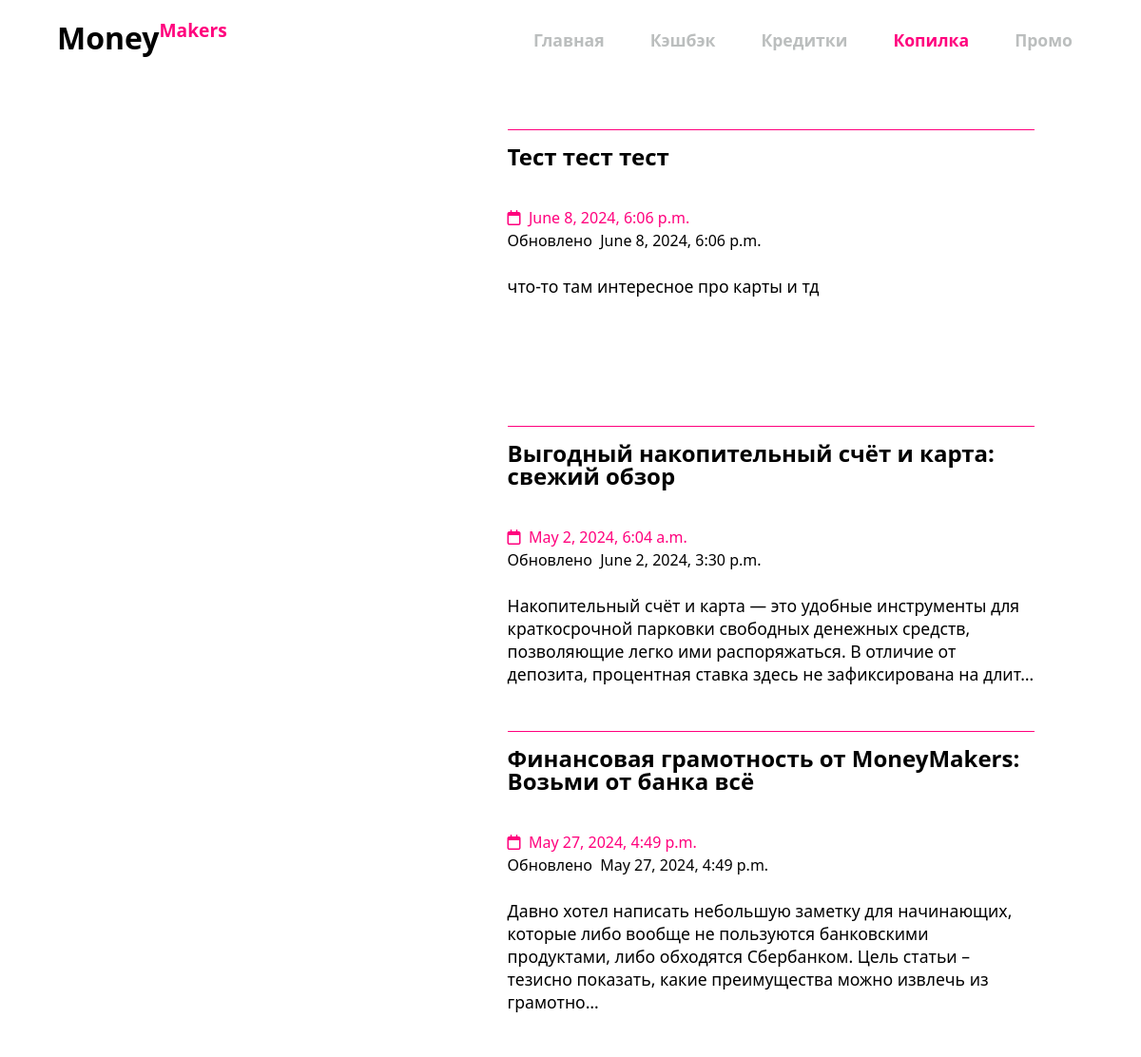
Page /savings (upper part) on the earlier database version.
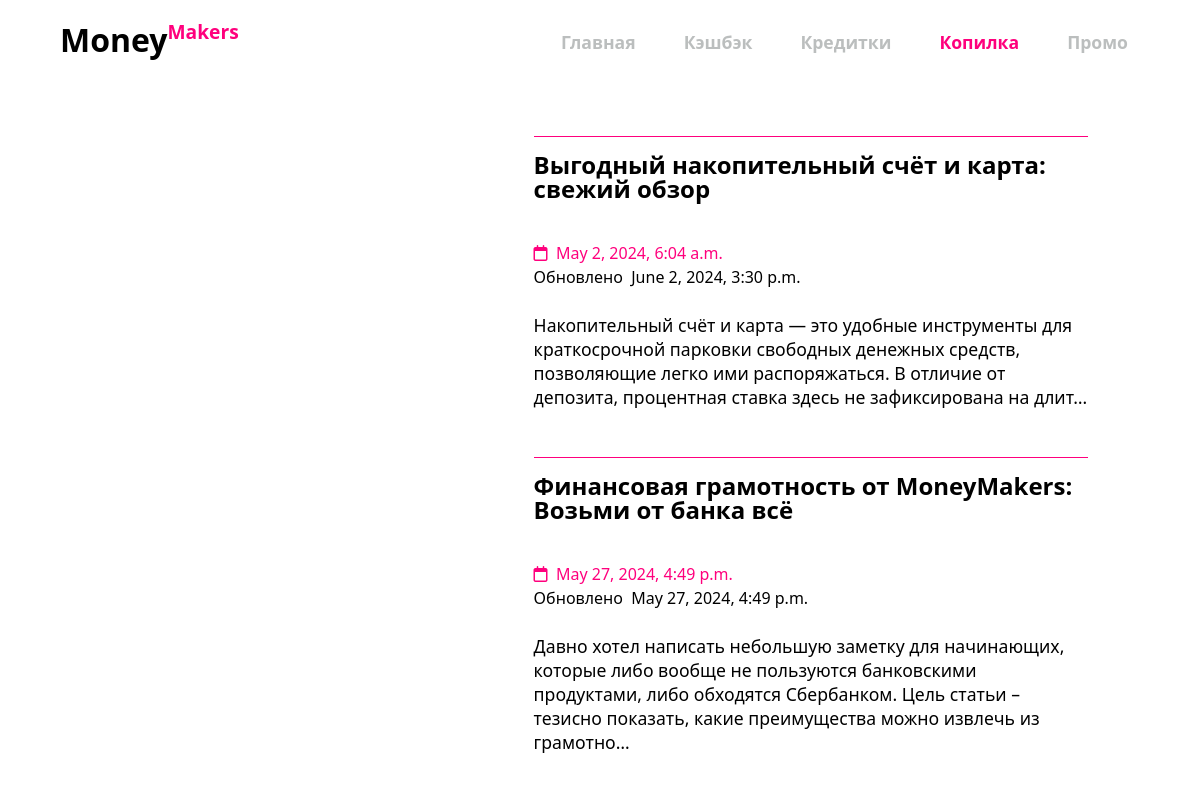
Same page on the later database version.
### main/models.py (models this page shows, shortened)
class Articles(models.Model):
    credit = 'credit'
    debit = 'debit'
    savings = 'savings'
    CATEGORIES = [(credit, 'Кредитки'), (debit, 'Дебетухи'), (savings, 'Накопилка')]
    title = models.CharField(max_length=255)
    category = models.CharField(max_length=50, choices=CATEGORIES, blank=False)
    content = models.TextField()
    photo = models.ImageField(upload_to="images")
    time_create = models.DateTimeField(auto_now_add=True)
    time_update = models.DateTimeField(auto_now_add=True)
    likes_amount = models.IntegerField(default=0)
    comments_amount = models.IntegerField(default=0)
    class Meta:
        verbose_name = 'Article'
        verbose_name_plural = 'Articles'

### main/views.py (the view)
# urls.py: path('savings', views.savings, name='savings'),
def savings(request):
    context = {
        'articles': Articles.objects.filter(category='savings').order_by('-time_update'),
    }
    return render(request, 'main/savings.html', context)

### main/templates/main/savings.html (shortened to what this page needs)
{% extends 'main/layout.html' %}
{% block content %}
    <div class="credit_articles_list">
         <ul>
             {% for post in articles %}
                        <li>
                            <a href="{% url 'article_detail' category=post.category  id=post.id %}">
                                <div class="post">
                                    <div class="image" style="background-image: url('{{post.photo.url}}');"></div>
                                    <div class="all_info">
                                        <p class="title">{{post.title}}</p>
                                        <p class="time time_create"><i class="fa-regular fa-calendar"></i>&nbsp;&nbsp;{{post.time_create}}</p>
                                        <p class="time time_update">Обновлено&nbsp;&nbsp;{{post.time_update}}</p>
                                        <p class="contents">{{post.content | truncatechars:220 | safe}}</p>
                                    </div>
                                </div>
                            </a>
                        </li>
             {% endfor %}
         </ul>
    </div>
{% endblock %}

Differences in the rows shown:
removed Articles: title "Тест тест тест", time_create "June 8, 2024, 6:06 p.m.", time_update "June 8, 2024, 6:06 p.m.", content "что-то там интересное про карты и тд"
